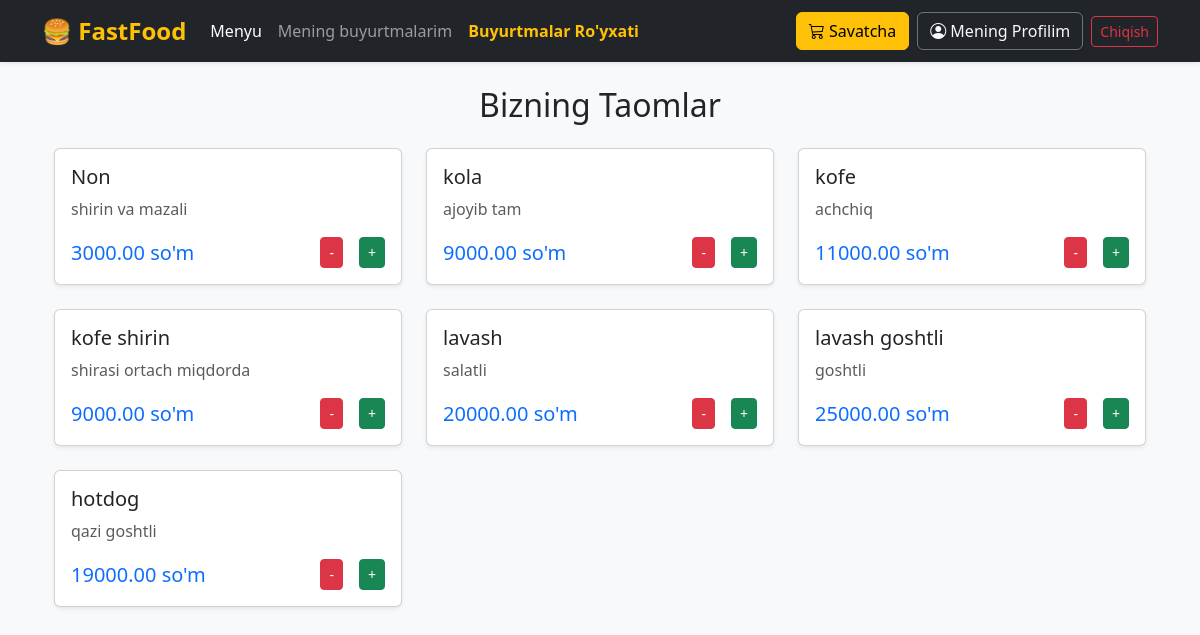
/menu/ (signed in), run on an earlier commit of the app's database.
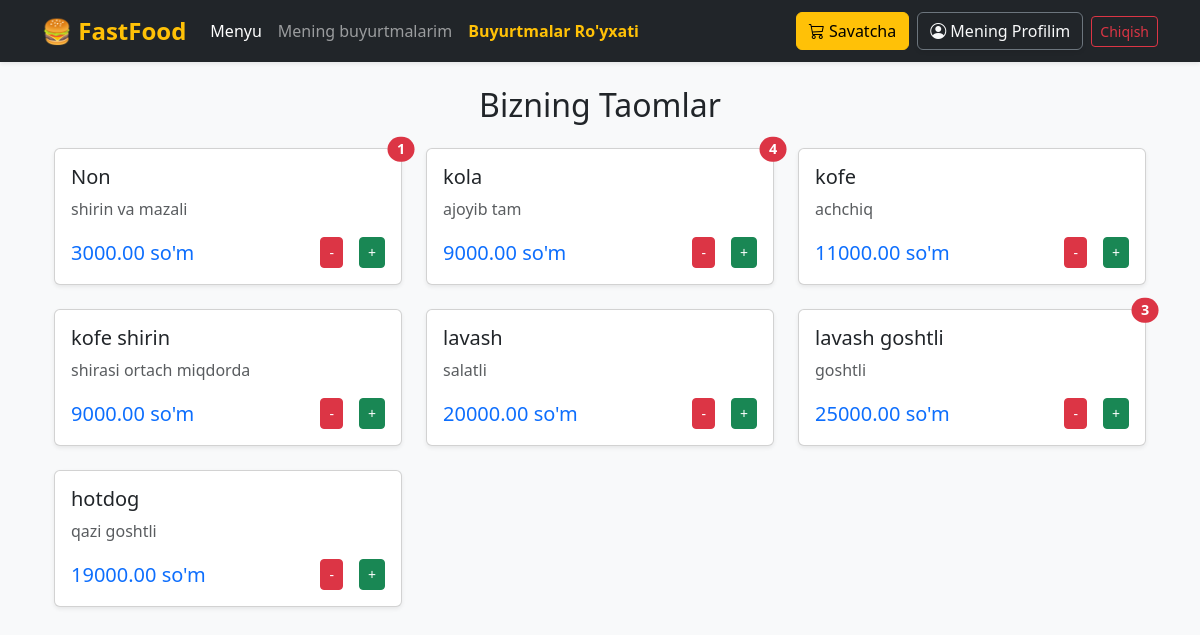
And on a later commit of the database.
### dish/models.py (models this page shows, shortened)
class Dish(models.Model):
    name = models.CharField(max_length=200)
    description = models.TextField()
    price = models.DecimalField(max_digits=10, decimal_places=2)
    image = models.ImageField(upload_to='dishes/', blank=True, null=True)
    is_available = models.BooleanField(default=True)

### order/models.py (models this page shows, shortened)
class OrderItem(models.Model):
    order = models.ForeignKey(Order, related_name='items', on_delete=models.CASCADE)
    dish = models.ForeignKey(Dish, on_delete=models.CASCADE)
    quantity = models.PositiveIntegerField(default=1)

### dish/views.py (the view)
# urls.py: path('menu/', dish_list, name='dish_list'),
def dish_list(request):
    dishes = Dish.objects.filter(is_available=True)
    cart = None
    if request.user.is_authenticated:
        cart = Order.objects.filter(customer=request.user, status='cart').first()
    return render(request, 'menu/dish_list.html', {
        'dishes': dishes,
        'cart': cart,
    })

### templates/menu/dish_list.html (shortened to what this page needs)
{% extends 'base.html' %}
{% block content %}
<div class="container mt-4">
    <h2 class="text-center mb-4">Bizning Taomlar</h2>
    <div class="row">
        {% for dish in dishes %}
        <div class="col-md-4 mb-4">
            <div class="card h-100 shadow-sm position-relative">
                {% if cart %}
                    {% for item in cart.items.all %}
                        {% if item.dish.id == dish.id and item.quantity > 0 %}
                            <span class="position-absolute top-0 start-100 translate-middle badge rounded-pill bg-danger" style="z-index: 10; font-size: 0.9rem;">
                                {{ item.quantity }}
                            </span>
                        {% endif %}
                    {% endfor %}
                {% endif %}
                <div class="card-body">
                    <h5 class="card-title">{{ dish.name }}</h5>
                    <p class="card-text text-muted">{{ dish.description|truncatewords:15 }}</p>
                    <div class="d-flex justify-content-between align-items-center">
                        <span class="h5 text-primary mb-0">{{ dish.price }} so'm</span>
                         <div class="d-flex align-items-center">
                            <a href="{% url 'add_to_order' dish.id 'remove' %}" class="btn btn-sm btn-danger">-</a>
                            <a href="{% url 'add_to_order' dish.id 'add' %}" class="btn btn-sm btn-success">+</a>
                        </div>
                    </div>
                </div>
            </div>
        </div>
        {% empty %}
            <p class="text-center w-100">Hozircha taomlar mavjud emas.</p>
        {% endfor %}
    </div>
</div>
{% endblock %}

What changed in the data, as far as the page shows it:
added OrderItem: quantity "1", shown under Dish "Non"
added OrderItem: quantity "4", shown under Dish "kola"
added OrderItem: quantity "3", shown under Dish "lavash goshtli"
